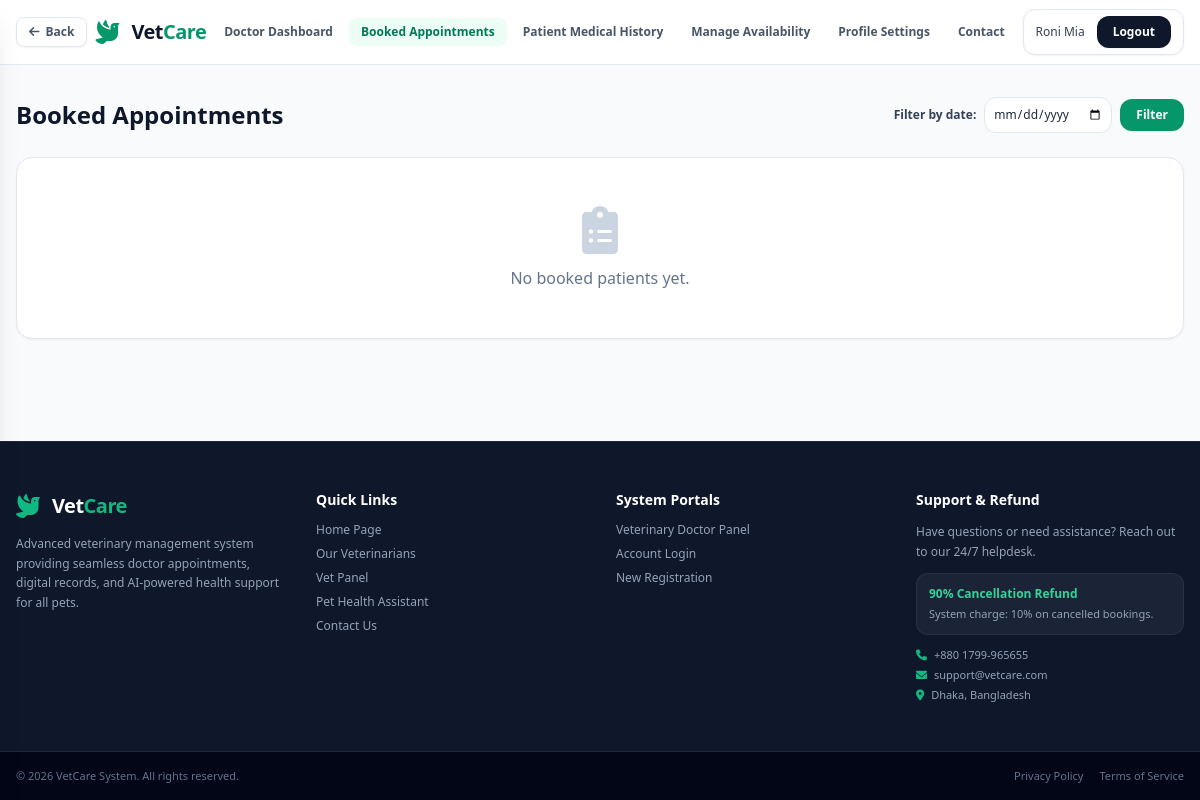
Before: /vet/booked-appointments/ (signed in) with the older database file.
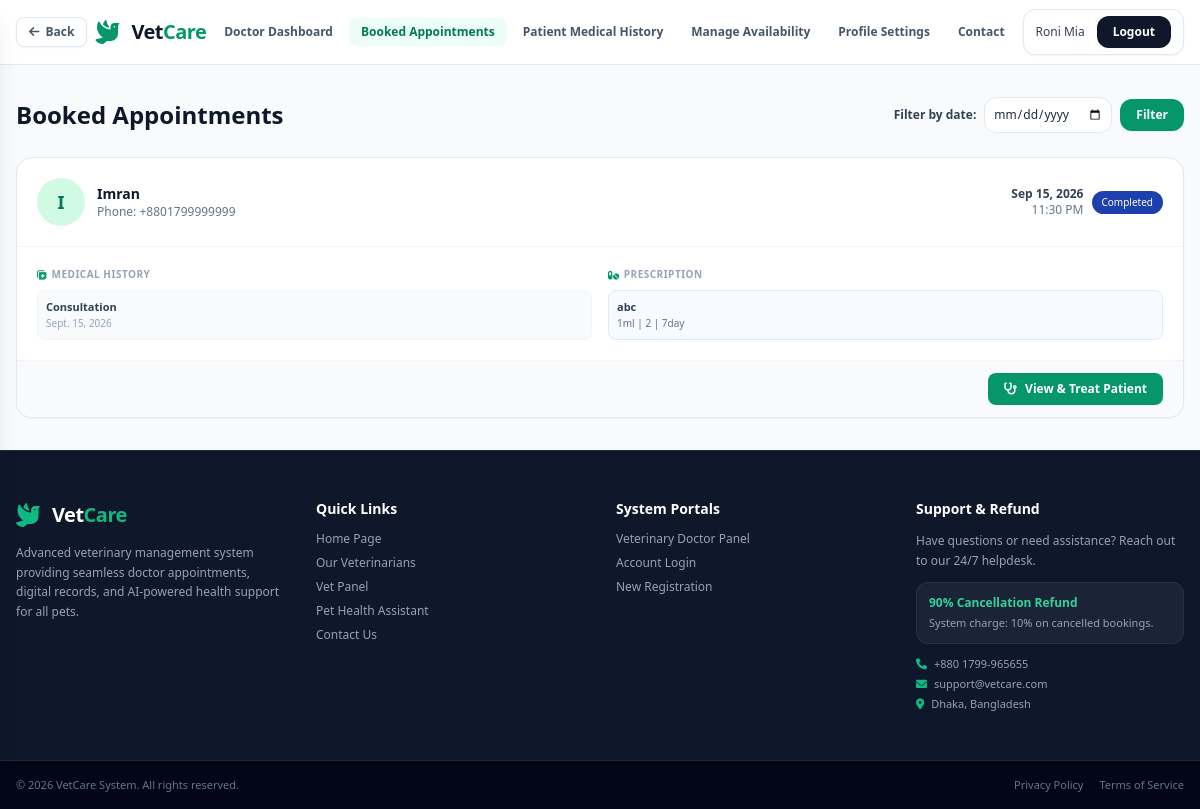
After: the same page with the newer database file.
### booking/models.py (models this page shows, shortened)
class Appointment(models.Model):
    STATUS_CHOICES = (
        ('PENDING', 'Pending'),
        ('CONFIRMED', 'Confirmed'),
        ('COMPLETED', 'Completed'),
        ('CANCELLED', 'Cancelled'),
    )
    patient = models.ForeignKey('patient.Patient', on_delete=models.CASCADE, related_name='appointments')
    doctor = models.ForeignKey('vet.Doctor', on_delete=models.CASCADE, related_name='appointments')
    date = models.DateField()
    time = models.TimeField()
    status = models.CharField(max_length=20, choices=STATUS_CHOICES, default='PENDING')
    fee = models.DecimalField(max_digits=8, decimal_places=2, default=1500.00)
    notes = models.TextField(blank=True)
    created_at = models.DateTimeField(auto_now_add=True)
    updated_at = models.DateTimeField(auto_now=True)
    class Meta:
        ordering = ['-date', '-time']

### patient/models.py (models this page shows, shortened)
class Patient(models.Model):
    user = models.OneToOneField(settings.AUTH_USER_MODEL, on_delete=models.CASCADE, related_name='patient_profile')
    pet_name = models.CharField(max_length=100)
    species = models.CharField(max_length=100)
    breed = models.CharField(max_length=100, blank=True)
    age = models.IntegerField(null=True, blank=True)
    weight = models.DecimalField(max_digits=5, decimal_places=2, null=True, blank=True)
    medical_history = models.TextField(blank=True)
    created_at = models.DateTimeField(auto_now_add=True)

class MedicalHistory(models.Model):
    patient = models.ForeignKey(Patient, on_delete=models.CASCADE, related_name='medical_histories')
    appointment = models.ForeignKey('booking.Appointment', on_delete=models.SET_NULL, null=True, blank=True, related_name='medical_histories')
    diagnosis = models.TextField()
    notes = models.TextField(blank=True)
    medical_suggestion = models.TextField(blank=True)
    medicines = models.TextField(blank=True)
    dosage = models.TextField(blank=True)
    frequency = models.CharField(max_length=100, blank=True)
    duration = models.CharField(max_length=100, blank=True)
    date = models.DateField()
    created_at = models.DateTimeField(auto_now_add=True)

### accounts/models.py (models this page shows, shortened)
class User(AbstractUser):
    ROLE_CHOICES = (
        ('PATIENT', 'Patient'),
        ('DOCTOR', 'Doctor'),
        ('ADMIN', 'Admin'),
    )
    role = models.CharField(max_length=20, choices=ROLE_CHOICES, default='PATIENT')
    phone = models.CharField(max_length=20, blank=True, null=True)
    country_code = models.CharField(max_length=5, default='+880', blank=True)
    address = models.TextField(blank=True)
    created_at = models.DateTimeField(auto_now_add=True)

### vet/views.py (the view)
# urls.py: path('vet/booked-appointments/', views.booked_appointments, name='vet_booked_appointments'),
@login_required
def booked_appointments(request):
    if request.user.role != 'DOCTOR':
        return render(request, '403.html', status=403)
    from datetime import datetime
    from patient.models import MedicalHistory
    selected_date_str = request.GET.get('date', '').strip()
    selected_date = None
    if selected_date_str:
        try:
            selected_date = datetime.strptime(selected_date_str, '%Y-%m-%d').date()
        except ValueError:
            selected_date = None
    try:
        doctor = request.user.doctor_profile
        appointments = doctor.appointments.filter(
            payment__status='PAID',
            status__in=['CONFIRMED', 'COMPLETED'],
        ).select_related('patient__user', 'payment').order_by('date', 'time')
        if selected_date is not None:
            appointments = appointments.filter(date=selected_date)
        appointment_data = []
        for apt in appointments:
            histories = apt.patient.medical_histories.filter(appointment=apt).order_by('-date')
            appointment_data.append({
                'appointment': apt,
                'histories': histories,
            })
    except Exception:
        doctor = None
        appointment_data = []
    context = {
        'doctor': doctor,
        'appointment_data': appointment_data,
        'selected_date': selected_date_str,
        'today': datetime.now().date(),
    }
    return render(request, 'vet_booked_appointments.html', context)

### vetcure/templates/vet_booked_appointments.html (shortened to what the changed rows need)
{% extends 'base.html' %}
{% block content %}
<div class="flex-grow max-w-7xl w-full mx-auto px-4 py-8">
    <div class="flex flex-col md:flex-row md:items-center md:justify-between gap-4 mb-6">
        <h1 class="text-2xl font-bold text-slate-900">Booked Appointments</h1>
    </div>
    <div class="space-y-4">
        {% for data in appointment_data %}
        <div class="bg-white rounded-2xl border border-slate-200 shadow-sm overflow-hidden">
            <div class="p-5 border-b border-slate-100 flex flex-wrap items-center justify-between gap-3">
                <div class="flex items-center gap-3">
                    <div class="w-12 h-12 rounded-full bg-emerald-100 text-emerald-700 flex items-center justify-center font-bold text-lg">
                        {{ data.appointment.patient.user.get_full_name|first|upper }}
                    </div>
                    <div>
                        <h3 class="font-bold text-slate-900 text-sm">{{ data.appointment.patient.user.get_full_name }}</h3>
                        <p class="text-xs text-slate-500">Phone: {{ data.appointment.patient.user.phone|default:"-" }}</p>
                    </div>
                </div>
                <div class="flex items-center gap-2">
                    <div class="text-right">
                        <p class="text-xs font-semibold text-slate-700">{{ data.appointment.date|date:"M d, Y" }}</p>
                        <p class="text-xs text-slate-500">{{ data.appointment.time|time:"h:i A" }}</p>
                    </div>
                    {% if data.appointment.status == 'PENDING' %}
                    <span class="bg-amber-100 text-amber-700 px-2.5 py-1 rounded-full font-medium text-[10px]">Pending</span>
                    {% elif data.appointment.status == 'CONFIRMED' %}
                    <span class="bg-blue-100 text-blue-700 px-2.5 py-1 rounded-full font-medium text-[10px]">Confirmed</span>
                    {% elif data.appointment.status == 'COMPLETED' %}
                    <span class="bg-blue-800 text-white px-2.5 py-1 rounded-full font-medium text-[10px]">Completed</span>
                    {% else %}
                    <span class="bg-red-100 text-red-700 px-2.5 py-1 rounded-full font-medium text-[10px]">{{ data.appointment.status }}</span>
                    {% endif %}
                </div>
            </div>
            <div class="p-5 grid grid-cols-1 md:grid-cols-2 gap-4">
                <div>
                    <h4 class="text-[10px] font-bold text-slate-400 uppercase tracking-wider mb-2 flex items-center gap-1">
                        <i class="fa-solid fa-notes-medical text-emerald-600"></i> Medical History
                    </h4>
                    <div class="space-y-1">
                        {% for h in data.histories %}
                        <div class="p-2 bg-slate-50 rounded-lg border border-slate-100">
                            <p class="text-[11px] font-semibold text-slate-700">{{ h.diagnosis }}</p>
                            <p class="text-[10px] text-slate-400">{{ h.date }}</p>
                        </div>
                        {% empty %}
                        <p class="text-[10px] text-slate-400 italic">No medical history yet</p>
                        {% endfor %}
                    </div>
                </div>
                <div>
                    <h4 class="text-[10px] font-bold text-slate-400 uppercase tracking-wider mb-2 flex items-center gap-1">
                        <i class="fa-solid fa-pills text-emerald-600"></i> Prescription
                    </h4>
                    <div class="space-y-1">
                        {% for h in data.histories %}
                            {% if h.medicines %}
                            <div class="p-2 bg-blue-50/50 rounded-lg border border-blue-100">
                                <p class="text-[11px] font-semibold text-slate-700">{{ h.medicines|truncatewords:8 }}</p>
                                <p class="text-[10px] text-slate-500">{{ h.dosage }} | {{ h.frequency|default:"-" }} | {{ h.duration|default:"-" }}</p>
                            </div>
                            {% endif %}
                        {% empty %}
                        <p class="text-[10px] text-slate-400 italic">No medical history yet</p>
                        {% endfor %}
                    </div>
                </div>
            </div>
            <div class="px-5 py-3 bg-slate-50 border-t border-slate-100 flex justify-end">
                <a href="{% url 'vet_view_patient' data.appointment.id %}" class="inline-flex items-center gap-2 bg-emerald-600 hover:bg-emerald-700 text-white text-xs font-semibold px-4 py-2 rounded-lg transition">
                    <i class="fa-solid fa-stethoscope"></i> View & Treat Patient
                </a>
            </div>
        </div>
        {% empty %}
        <div class="bg-white rounded-2xl border border-slate-200 shadow-sm p-12 text-center">
            <i class="fa-solid fa-clipboard-list text-5xl text-slate-300 mb-3"></i>
            <p class="text-slate-500">No booked patients yet.</p>
        </div>
        {% endfor %}
    </div>
</div>
{% endblock %}

Changed rows visible on the page:
added Appointment: appointment.patient.user.get_full_name|first "I", appointment.patient.user.get_full_name "Imran", appointment.patient.user.phone "+8801799999999", appointment "Sep 15, 2026", appointment.time "11:30 PM", status "Completed"
added MedicalHistory: diagnosis "Consultation", date "Sept. 15, 2026", medicines "abc", dosage "1ml", frequency "2", duration "7day"
Other visible differences:
text no longer shown: "No booked patients yet."
